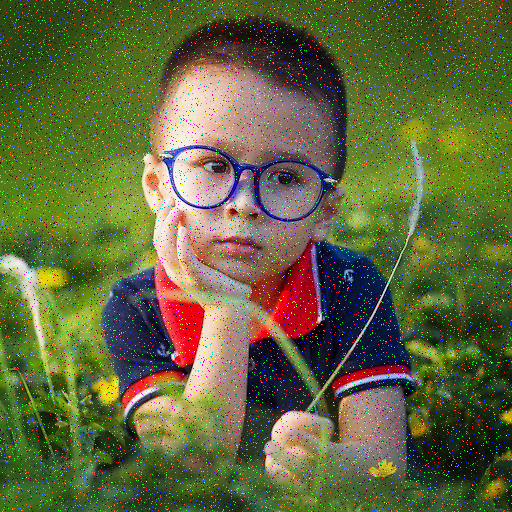
#> input picture labs/week2/data/images/salt-and-pepper.png, 512 x 512 px
$ python medianBlur.py --filename ../data/images/salt-and-pepper.png
#> lines starting #> are read from the running program, lines starting #| are printed output that depends on the picture
# Copyright 2017 BIG VISION LLC ALL RIGHTS RESERVED
#
# This code is made available to the students of
# the online course titled "Computer Vision for Faces"
# by Satya Mallick for personal non-commercial use.
#
# Sharing this code is strictly prohibited without written
# permission from Big Vision LLC.
#
# For licensing and other inquiries, please email
# spmallick@bigvisionllc.com
#

import cv2,argparse
import numpy as np

ap = argparse.ArgumentParser()
ap.add_argument("-f", "--filename")
args = vars(ap.parse_args())

filename = "../data/images/salt-and-pepper.png"
if args['filename']:
	filename = args['filename']

img = cv2.imread(filename)
#> img is the input picture: shape (512, 512, 3); mean B, G, R 61.2, 102.8, 97.1

# Defining the kernel size
kernelSize = 5

# Performing Median Blurring and store it in numpy array "medianBlurred"
medianBlurred = cv2.medianBlur(img,kernelSize)
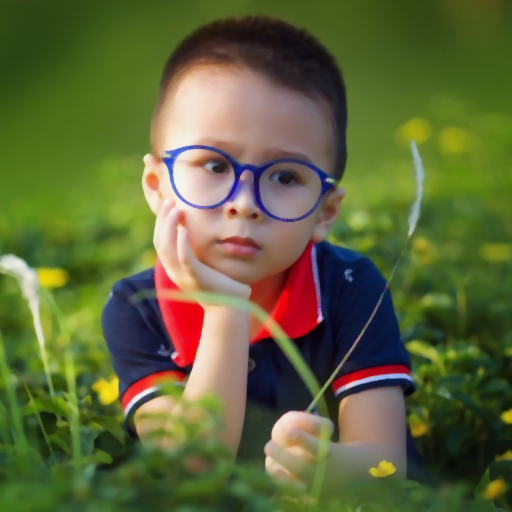
#> medianBlurred: shape (512, 512, 3); mean B, G, R 57.7, 101.5, 95.4

# Display the original and median blurred image
combined = np.hstack([img, medianBlurred])
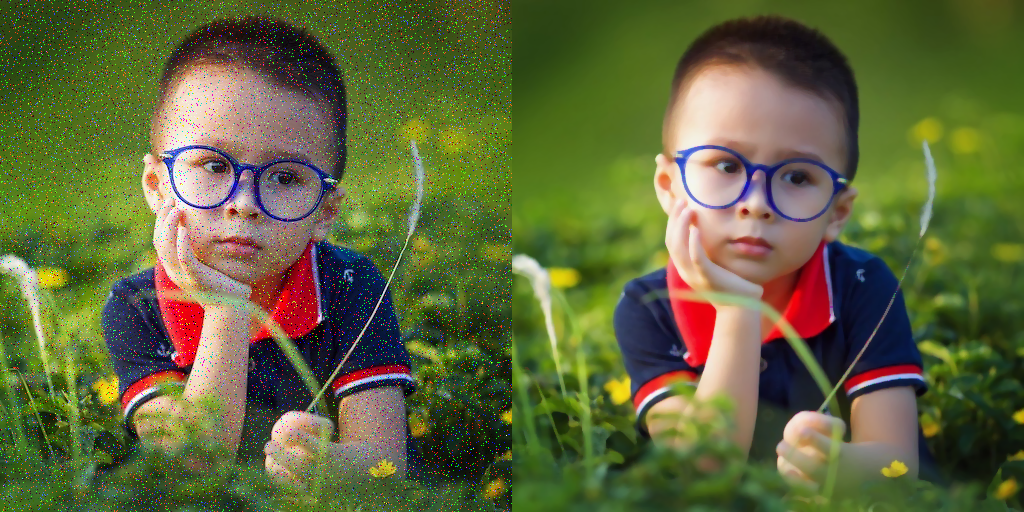
#> combined: shape (512, 1024, 3); mean B, G, R 59.4, 102.1, 96.2
cv2.namedWindow("Original Image   --   Median Blurred output", cv2.WINDOW_AUTOSIZE)
cv2.imshow("Original Image   --   Median Blurred output",combined)

# Wait for the user to press any key
cv2.waitKey()
cv2.destroyAllWindows()
cv2.imwrite("results/medianBlur.jpg", medianBlurred)

$ run again, with labs/week2/data/images/capsicum.jpg saved as labs/week2/data/images/salt-and-pepper.png
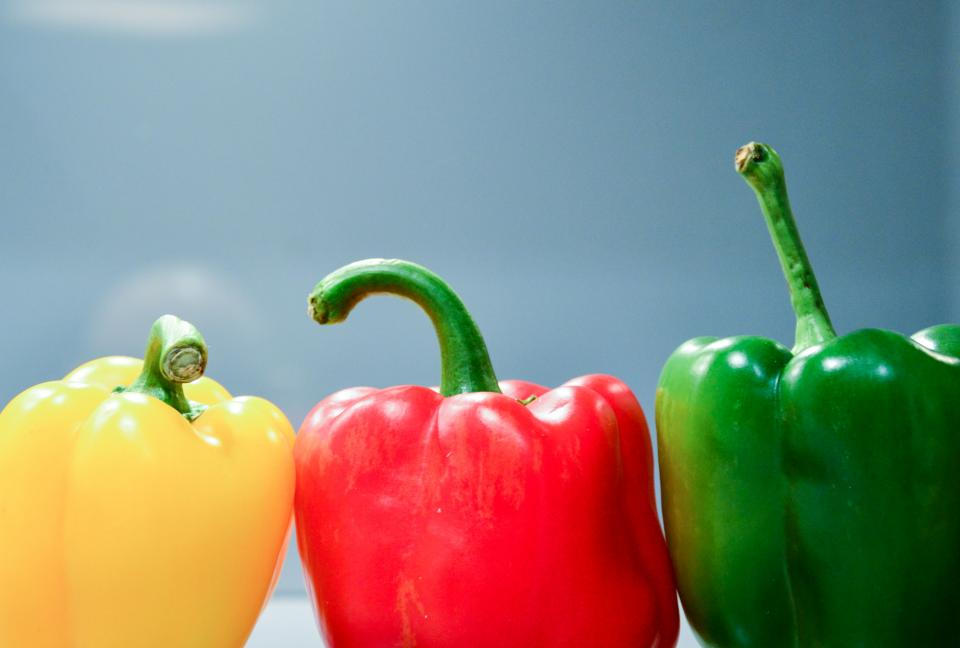
#> input picture labs/week2/data/images/capsicum.jpg, 960 x 648 px
#> img is the input picture: shape (648, 960, 3); mean B, G, R 121.7, 135.9, 138.8
#> `combined = np.hstack([img, medianBlurred])`:
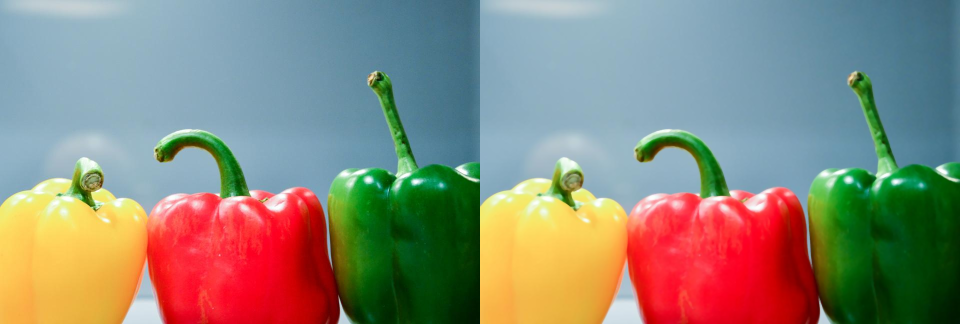
#> combined: shape (648, 1920, 3) (shown at 1/2 size); mean B, G, R 121.7, 135.9, 138.8
